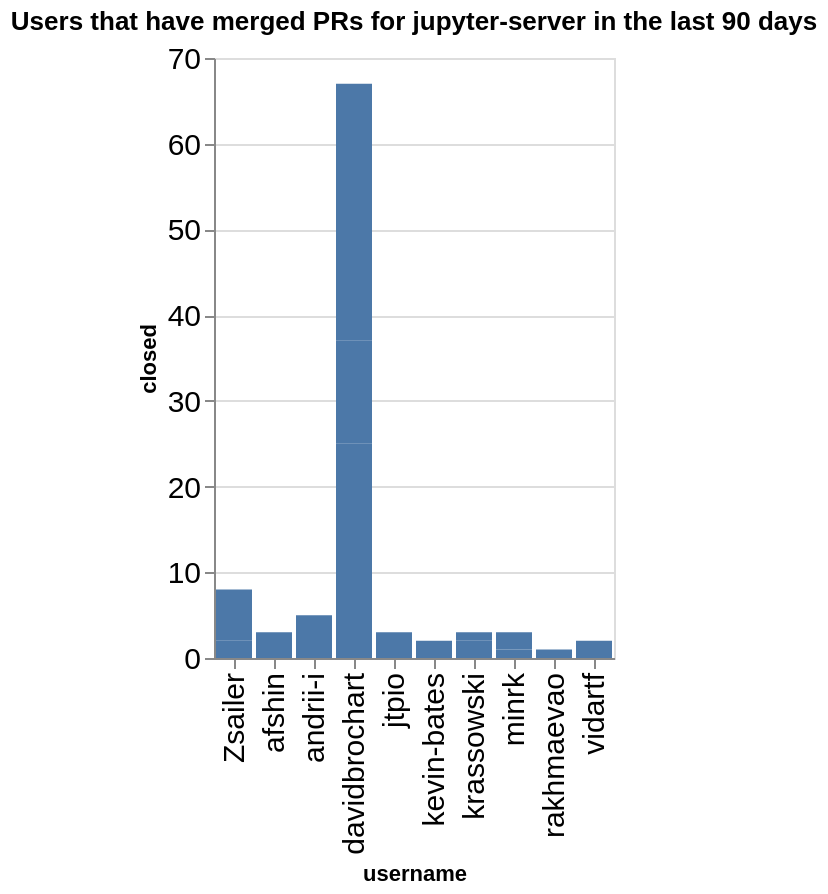

The notebook cell saved with this chart:
### Code cell
charts = []
title = f"Users that have merged PRs for {github_org} in the last {n_days} days"
ch = alt.Chart(data=closed_by_repo.replace(np.nan, 0), title=title).mark_bar().encode(
    x='username',
    y='closed',
)
ch

### Figure 1 — Vega-Lite specification as saved in the notebook (floating-point values rounded to 4 significant figures)
{"config": {"axisLeft": {"labelFontSize": 15}, "axisBottom": {"labelFontSize": 15}}, "data": {"name": "data-0bf28a5b3d5c29eeb508ef9dcf3feabe"}, "mark": {"type": "bar"}, "encoding": {"x": {"field": "username", "type": "nominal"}, "y": {"field": "closed", "type": "quantitative"}}, "title": "Users that have merged PRs for jupyter-server in the last 90 days", "$schema": "https://vega.github.io/schema/vega-lite/v5.20.1.json", "datasets": {"data-0bf28a5b3d5c29eeb508ef9dcf3feabe": [{"name": "fps", "username": "Zsailer", "closed": 2}, {"name": "fps", "username": "davidbrochart", "closed": 25}, {"name": "gateway_provisioners", "username": "kevin-bates", "closed": 2}, {"name": "jupyter-scheduler", "username": "andrii-i", "closed": 5}, {"name": "jupyter_releaser", "username": "jtpio", "closed": 3}, {"name": "jupyter_releaser", "username": "krassowski", "closed": 2}, {"name": "jupyter_server", "username": "Zsailer", "closed": 5}, {"name": "jupyter_server", "username": "afshin", "closed": 3}, {"name": "jupyter_server", "username": "minrk", "closed": 1}, {"name": "jupyter_server", "username": "vidartf", "closed": 2}, {"name": "jupyter_server_terminals", "username": "Zsailer", "closed": 1}, {"name": "jupyter_ydoc", "username": "davidbrochart", "closed": 12}, {"name": "jupyter_ydoc", "username": "krassowski", "closed": 1}, {"name": "jupyverse", "username": "davidbrochart", "closed": 30}, {"name": "jupyverse", "username": "rakhmaevao", "closed": 1}, {"name": "pytest-jupyter", "username": "minrk", "closed": 2}]}}
